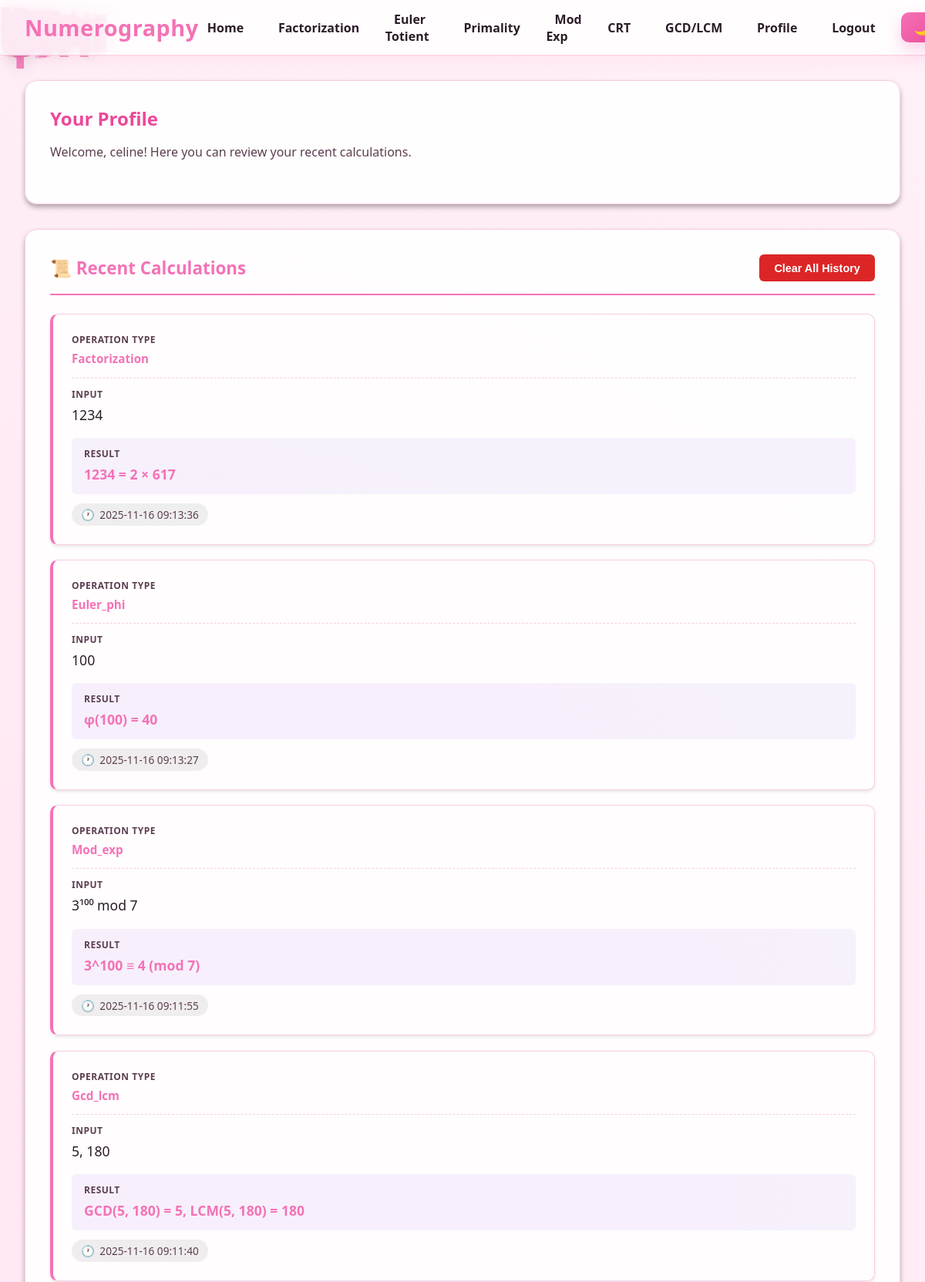
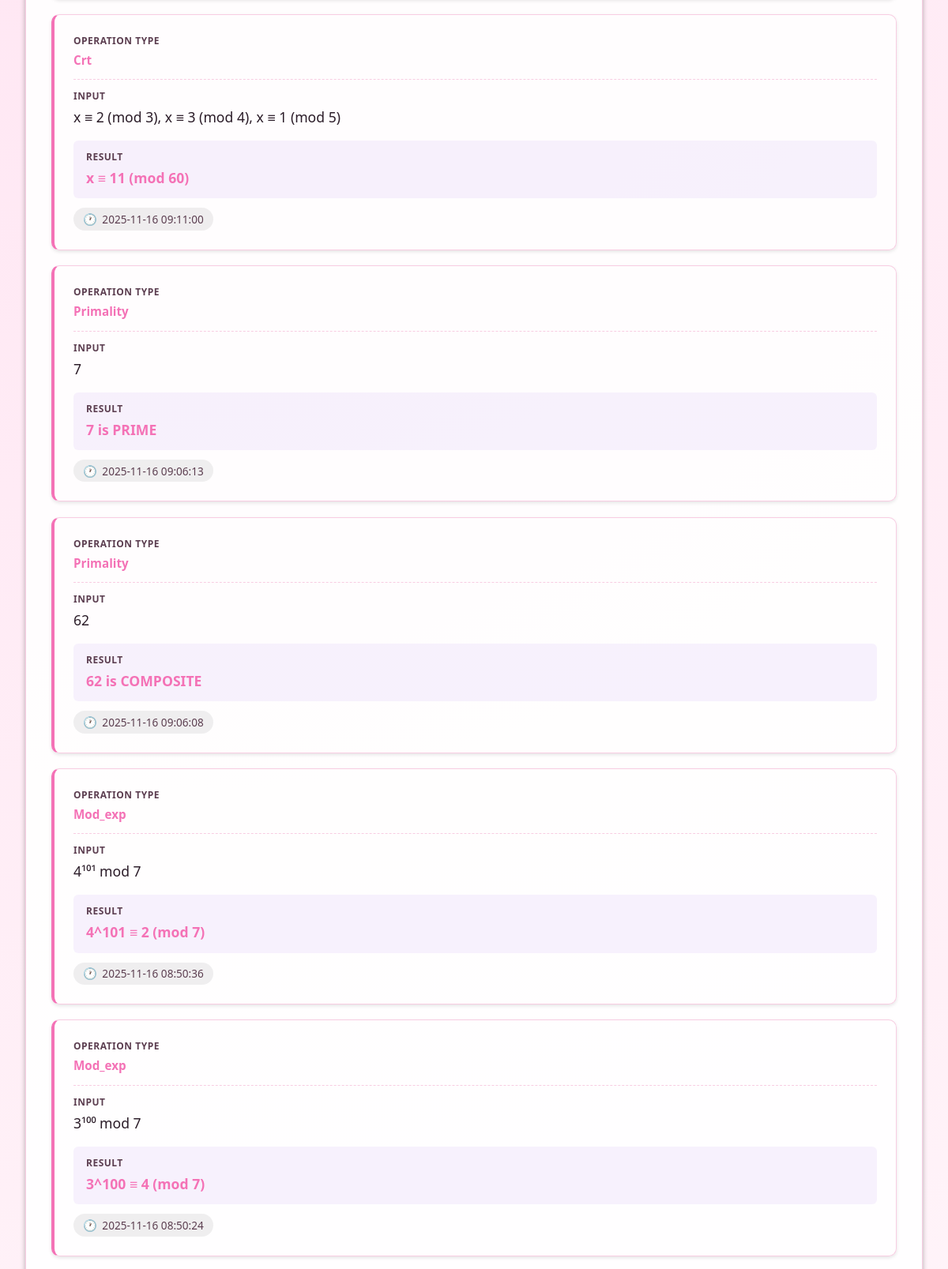
/profile (signed in, upper part), run on the app's committed database (2 pictures, top to bottom).
### app.py (models this page shows, shortened)
class User(db.Model, UserMixin):
    __tablename__ = "users"
    id = db.Column(db.Integer, primary_key=True)
    username = db.Column(db.String(80), unique=True, nullable=False)
    email = db.Column(db.String(120), unique=True, nullable=True)
    password_hash = db.Column(db.String(200), nullable=False)
    created_at = db.Column(db.DateTime, default=datetime.utcnow)
    calculations = db.relationship("Calculation", backref="user", lazy=True, cascade="all, delete-orphan")

class Calculation(db.Model):
    __tablename__ = "calculations"
    id = db.Column(db.Integer, primary_key=True)
    user_id = db.Column(db.Integer, db.ForeignKey("users.id"), nullable=True)
    operation_type = db.Column(db.String(50), nullable=False)
    input_values = db.Column(db.Text, nullable=False)
    output_result = db.Column(db.Text, nullable=False)
    notes = db.Column(db.Text, nullable=True)
    is_starred = db.Column(db.Boolean, default=False)
    computed_at = db.Column(db.DateTime, default=datetime.utcnow)

### app.py (the view)
@app.route("/profile")
@login_required
def profile():
    recent_calcs = Calculation.query.filter_by(
        user_id=current_user.id
    ).order_by(Calculation.computed_at.desc()).limit(20).all()
    formatted_calcs = []
    for calc in recent_calcs:
        formatted_calc = {
            'id': calc.id,
            'operation_type': calc.operation_type,
            'input_values': format_inputs_for_display(calc.operation_type, calc.input_values),
            'output_result': calc.output_result,
            'computed_at': calc.computed_at
        }
        formatted_calcs.append(formatted_calc)
    return render_template("profile.html", calculations=formatted_calcs)

### app.py (called while the page is built)
@login_manager.user_loader
def load_user(user_id):
    return User.query.get(int(user_id))

def to_superscript(n):
    superscripts = str.maketrans("0123456789", "⁰¹²³⁴⁵⁶⁷⁸⁹")
    return str(n).translate(superscripts)

### templates/profile.html (shortened to what this page needs)
{% extends "base.html" %}
{% block content %}
<div class="card">
    <h2>Your Profile</h2>
    <p style="color: var(--text-muted); margin-bottom: 1.5rem;">
        Welcome, {{ current_user.username }}!
        Here you can review your recent calculations.
    </p>
</div>
{% if calculations %}
<div class="card history-section">
    <div class="history-header">
        <h3>📜 Recent Calculations</h3>
        <button id="clearAllHistoryBtn" class="btn btn-danger">Clear All History</button>
    </div>
    <div id="historyList">
        {% for calc in calculations %}
        <div class="history-item">
            <div class="history-item-type">
                <div class="history-item-label">Operation Type</div>
                <div class="history-item-content">{{ calc.operation_type }}</div>
            </div>
            <div class="history-item-input">
                <div class="history-item-label">Input</div>
                <div class="history-item-content">{{ calc.input_values }}</div>
            </div>
            <div class="history-item-result">
                <div class="history-item-label">Result</div>
                <div class="history-item-content">{{ calc.output_result }}</div>
            </div>
            <div class="timestamp">{{ calc.computed_at.strftime("%Y-%m-%d %H:%M:%S") }}</div>
        </div>
        {% endfor %}
    </div>
</div>
{% else %}
<div class="card">
    <div class="history-empty">
        No saved calculations yet. Start computing!
    </div>
</div>
{% endif %}
{% endblock %}

### templates/base.html (style rules this page uses)
* { margin: 0; padding: 0; box-sizing: border-box; }
:root { --primary: #f472b6; --primary-dark: #ec4899; --text: #2b1c28; --text-muted: #5c3e50; --border: #f8cde2; --card: rgba(255, 255, 255, 0.9); --card-strong: rgba(255, 255, 255, 0.95); --glow: 0 12px 35px rgba(244, 114, 182, 0.2); --accent: #9b8cff; --mint: #cce0ff; --citrus: #f3a5d6; --night: #0b111c; --font-display: "Segoe UI", "Helvetica Neue", sans-serif; --gradient: radial-gradient(circle at 20% 20%, #ffe6f3 0, #fff0f7 30%, #ffffff 55%, #fef2f8 90%); }
body { font-family: var(--font-display); background: var(--gradient) fixed; color: var(--text); min-height: 100vh; transition: background 0.4s ease, color 0.3s ease; position: relative; overflow-x: hidden; }
.card { background: var(--card); border: 1px solid var(--border); border-radius: 16px; padding: 2rem; margin-bottom: 2rem; backdrop-filter: blur(12px); box-shadow: var(--glow); }
.card h2, .test-heading { color: var(--primary-dark); margin-bottom: 1rem; }

### templates/profile.html (style rules this page uses)
.card { animation: fadeIn 0.5s ease-out; box-shadow: 0 4px 6px rgba(0, 0, 0, 0.3); }
.history-section { margin-top: 2rem; }
.history-header { display: flex; justify-content: space-between; align-items: center; margin-bottom: 1.5rem; padding-bottom: 1rem; border-bottom: 2px solid var(--primary); }
.history-header h3 { color: var(--primary); font-size: 1.4rem; font-weight: 700; margin: 0; }
.history-item { padding: 1.5rem; background: var(--bg-card); border: 1px solid var(--border); border-left: 4px solid var(--primary); border-radius: 10px; margin-bottom: 1.2rem; transition: all 0.3s ease; box-shadow: 0 2px 4px rgba(0,0,0,0.1); animation: slideIn 0.4s ease-out; }
.history-item-label { font-size: 0.75rem; text-transform: uppercase; letter-spacing: 0.5px; color: var(--text-muted); font-weight: 600; margin-bottom: 0.25rem; }
.history-item-content { font-size: 1.1rem; color: var(--text); font-weight: 500; line-height: 1.6; }
.history-item-type { margin-bottom: 0.75rem; padding-bottom: 0.75rem; border-bottom: 1px dashed var(--border); }
.history-item-type .history-item-content { color: var(--primary); font-size: 0.95rem; font-weight: 700; text-transform: capitalize; }
.history-item-input { margin-bottom: 1rem; }
.history-item-result { background: rgba(155, 93, 229, 0.08); padding: 0.75rem 1rem; border-radius: 6px; margin-bottom: 0.75rem; }
.history-item-result .history-item-content { color: var(--primary); font-weight: 600; }
.timestamp { display: inline-flex; align-items: center; gap: 0.4rem; color: var(--text-muted); font-size: 0.85rem; font-weight: 500; padding: 0.3rem 0.75rem; background: rgba(100, 100, 100, 0.1); border-radius: 20px; }
.timestamp::before { content: "🕐"; font-size: 0.9rem; }
.btn-danger { background: #dc2626; color: white; padding: 0.6rem 1.2rem; font-size: 0.9rem; font-weight: 600; border: none; border-radius: 6px; cursor: pointer; transition: all 0.3s ease; }

### data on the page
User: username "celine"
Calculation: operation_type "Factorization", input_values "1234", output_result "1234 = 2 × 617", computed_at "2025-11-16 09:13:36"
Calculation: operation_type "Euler_phi", input_values "100", output_result "φ(100) = 40", computed_at "2025-11-16 09:13:27"
Calculation: operation_type "Mod_exp", input_values "3¹⁰⁰ mod 7", output_result "3^100 ≡ 4 (mod 7)", computed_at "2025-11-16 09:11:55"
Calculation: operation_type "Gcd_lcm", input_values "5, 180", output_result "GCD(5, 180) = 5, LCM(5, 180) = 180", computed_at "2025-11-16 09:11:40"
Calculation: operation_type "Crt", input_values "x ≡ 2 (mod 3), x ≡ 3 (mod 4), x ≡ 1 (mod 5)", output_result "x ≡ 11 (mod 60)", computed_at "2025-11-16 09:11:00"
Calculation: operation_type "Primality", input_values "7", output_result "7 is PRIME", computed_at "2025-11-16 09:06:13"
Calculation: operation_type "Primality", input_values "62", output_result "62 is COMPOSITE", computed_at "2025-11-16 09:06:08"
Calculation: operation_type "Mod_exp", input_values "4¹⁰¹ mod 7", output_result "4^101 ≡ 2 (mod 7)", computed_at "2025-11-16 08:50:36"
Calculation: operation_type "Mod_exp", input_values "3¹⁰⁰ mod 7", output_result "3^100 ≡ 4 (mod 7)", computed_at "2025-11-16 08:50:24"
